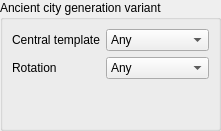
         <widget class="QWidget" name="pageAncientCity">
          <layout class="QGridLayout" name="gridLayoutAncientCity">
           <property name="leftMargin">
            <number>0</number>
           </property>
           <property name="topMargin">
            <number>0</number>
           </property>
           <property name="rightMargin">
            <number>0</number>
           </property>
           <property name="bottomMargin">
            <number>0</number>
           </property>
           <item row="0" column="0">
            <widget class="QGroupBox" name="groupBoxAncientCity">
             <property name="title">
              <string>Ancient city generation variant</string>
             </property>
             <layout class="QGridLayout" name="gridLayoutAncientCity2">
              <item row="0" column="0">
               <widget class="QLabel" name="labelAncientStart">
                <property name="text">
                 <string>Central template</string>
                </property>
               </widget>
              </item>
              <item row="0" column="1">
               <widget class="QComboBox" name="comboAncientStart">
                <item>
                 <property name="text">
                  <string>Any</string>
                 </property>
                </item>
                <item>
                 <property name="text">
                  <string>city_center_1</string>
                 </property>
                </item>
                <item>
                 <property name="text">
                  <string>city_center_2</string>
                 </property>
                </item>
                <item>
                 <property name="text">
                  <string>city_center_3</string>
                 </property>
                </item>
               </widget>
              </item>
              <item row="1" column="0">
               <widget class="QLabel" name="labelAncientRotation">
                <property name="text">
                 <string>Rotation</string>
                </property>
               </widget>
              </item>
              <item row="1" column="1">
               <widget class="QComboBox" name="comboAncientRotation">
                <item>
                 <property name="text">
                  <string>Any</string>
                 </property>
                </item>
                <item>
                 <property name="text">
                  <string>0°</string>
                 </property>
                </item>
                <item>
                 <property name="text">
                  <string>90°</string>
                 </property>
                </item>
                <item>
                 <property name="text">
                  <string>180°</string>
                 </property>
                </item>
                <item>
                 <property name="text">
                  <string>270°</string>
                 </property>
                </item>
               </widget>
              </item>
              <item row="2" column="0" colspan="2">
               <spacer name="verticalSpacerAncientCity">
                <property name="orientation">
                 <enum>Qt::Vertical</enum>
                </property>
                <property name="sizeHint" stdset="0">
                 <size>
                  <width>20</width>
                  <height>40</height>
                 </size>
                </property>
               </spacer>
              </item>
             </layout>
            </widget>
           </item>
          </layout>
         </widget>
